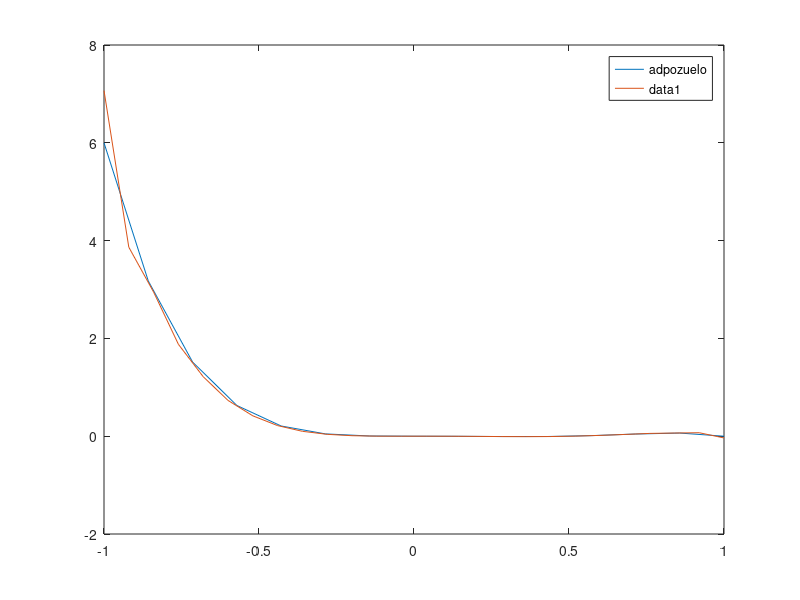

This chart was generated by the following MATLAB code:
function L2Projector1D()
n = 25; % number of subintervals
h = 2/n; % mesh size
x = -1:h:1; %mesh
M = MassAssembler1D(x); % assemble mass
b = LoadAssembler1D(x, @adpozuelo); % assemble load
Pf = M\b; % solve linear system
fplot(@adpozuelo,[-1,1]); 
hold on;
plot(x,Pf) % plot L^2 projection
l2_error_quadratic(n,x,Pf,@adpozuelo)
end

function M = MassAssembler1D(x)
n = length(x)-1; % number of subintervals
M = zeros(n+1, n+1); % allocate mass matrix
for i = 1:n % loop over subintervals
    h = x(i+1) - x(i); % interval length
    M(i,i) = M(i,i) + h/3; % add h/3 to M(i,i)
    M(i,i+1) = M(i,i+1) + h/6; 
    M(i+1,i) = M(i+1,i) + h/6;
    M(i+1,i+1) = M(i+1,i+1) + h/3;
end
end

function b = LoadAssembler1D(x,f)
n = length(x)-1;
b = zeros(n+1,1);
for i = 1:n
    h = x(i+1) - x(i);
    b(i) = b(i) + f(x(i)) * h/2;
    b(i+1) = b(i+1) + f(x(i+1)) * h/2;
end
end

function f = adpozuelo(x)
f = x^3*(x-1)*(1-2*x);
end

function e2 = l2_error_quadratic(n,x,u,exact)
e2 = 0.0;
quad_num = 3;
abscissa(1) = -0.774596669241483377035853079956;
abscissa(2) = 0.000000000000000000000000000000;
abscissa(3) = 0.774596669241483377035853079956;
weight(1) = 0.555555555555555555555555555556;
weight(2) = 0.888888888888888888888888888889;
weight(3) = 0.555555555555555555555555555556;
e_num = ( n - 1 ) / 2;
for e = 1 : e_num
    l = 2 * e - 1;
    m = 2 * e;
    r = 2 * e + 1;
    xl = x(l);
    xm = x(m);
    xr = x(r);
    for q = 1 : quad_num
      xq = ( ( 1.0 - abscissa(q) ) * xl + ( 1.0 + abscissa(q) ) * xr ) / 2.0;
      wq = weight(q) * ( xr - xl ) / 2.0;
      vl = ( ( xq - xm ) / ( xl - xm ) ) * ( ( xq - xr ) / ( xl - xr ) );
      vm = ( ( xq - xl ) / ( xm - xl ) ) * ( ( xq - xr ) / ( xm - xr ) );
      vr = ( ( xq - xl ) / ( xr - xl ) ) * ( ( xq - xm ) / ( xr - xm ) );
      uq = u(l) * vl + u(m) * vm + u(r) * vr;
      eq = exact ( xq );
      e2 = e2 + wq * ( uq - eq )^2;
    end
 end
  e2 = sqrt ( e2 );
  return
end

